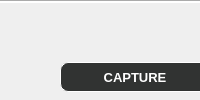
                               <widget class="QFrame" name="frame_47">
                                <property name="frameShape">
                                 <enum>QFrame::NoFrame</enum>
                                </property>
                                <property name="frameShadow">
                                 <enum>QFrame::Raised</enum>
                                </property>
                                <layout class="QVBoxLayout" name="verticalLayout_15">
                                 <property name="spacing">
                                  <number>0</number>
                                 </property>
                                 <property name="leftMargin">
                                  <number>0</number>
                                 </property>
                                 <property name="topMargin">
                                  <number>0</number>
                                 </property>
                                 <property name="rightMargin">
                                  <number>0</number>
                                 </property>
                                 <property name="bottomMargin">
                                  <number>0</number>
                                 </property>
                                 <item>
                                  <widget class="Line" name="line_2">
                                   <property name="styleSheet">
                                    <string notr="true">background-color: rgb(255, 255, 255);</string>
                                   </property>
                                   <property name="orientation">
                                    <enum>Qt::Horizontal</enum>
                                   </property>
                                  </widget>
                                 </item>
                                 <item>
                                  <widget class="QFrame" name="frame_50">
                                   <property name="frameShape">
                                    <enum>QFrame::NoFrame</enum>
                                   </property>
                                   <property name="frameShadow">
                                    <enum>QFrame::Raised</enum>
                                   </property>
                                   <layout class="QHBoxLayout" name="horizontalLayout_30">
                                    <item>
                                     <widget class="QPushButton" name="pushButton_red_capture">
                                      <property name="minimumSize">
                                       <size>
                                        <width>23</width>
                                        <height>23</height>
                                       </size>
                                      </property>
                                      <property name="maximumSize">
                                       <size>
                                        <width>23</width>
                                        <height>23</height>
                                       </size>
                                      </property>
                                      <property name="styleSheet">
                                       <string notr="true">QPushButton{
	border:none;

	background-image: url(:/floresansPrefix/redUnPressed.png);
}</string>
                                      </property>
                                      <property name="text">
                                       <string/>
                                      </property>
                                     </widget>
                                    </item>
                                    <item>
                                     <widget class="QPushButton" name="pushButton_green_capture">
                                      <property name="minimumSize">
                                       <size>
                                        <width>23</width>
                                        <height>23</height>
                                       </size>
                                      </property>
                                      <property name="maximumSize">
                                       <size>
                                        <width>23</width>
                                        <height>23</height>
                                       </size>
                                      </property>
                                      <property name="styleSheet">
                                       <string notr="true">QPushButton{
	background-image: url(:/floresansPrefix/greenUnPressed.png);
	border:none;
}</string>
                                      </property>
                                      <property name="text">
                                       <string/>
                                      </property>
                                     </widget>
                                    </item>
                                    <item>
                                     <widget class="QPushButton" name="pushButton_blue_capture">
                                      <property name="minimumSize">
                                       <size>
                                        <width>23</width>
                                        <height>23</height>
                                       </size>
                                      </property>
                                      <property name="maximumSize">
                                       <size>
                                        <width>23</width>
                                        <height>23</height>
                                       </size>
                                      </property>
                                      <property name="styleSheet">
                                       <string notr="true">QPushButton{
	
	background-image: url(:/floresansPrefix/blueUnPressed.png);
	border:none;
}</string>
                                      </property>
                                      <property name="text">
                                       <string/>
                                      </property>
                                     </widget>
                                    </item>
                                    <item>
                                     <widget class="QPushButton" name="pushButton_uv_capture">
                                      <property name="minimumSize">
                                       <size>
                                        <width>23</width>
                                        <height>24</height>
                                       </size>
                                      </property>
                                      <property name="maximumSize">
                                       <size>
                                        <width>23</width>
                                        <height>24</height>
                                       </size>
                                      </property>
                                      <property name="styleSheet">
                                       <string notr="true">QPushButton{
	
	background-image: url(:/floresansPrefix/uv_button_unpressed.png);
	border:none;
}</string>
                                      </property>
                                      <property name="text">
                                       <string/>
                                      </property>
                                     </widget>
                                    </item>
                                    <item>
                                     <widget class="QPushButton" name="pushButton_white_capture">
                                      <property name="minimumSize">
                                       <size>
                                        <width>25</width>
                                        <height>25</height>
                                       </size>
                                      </property>
                                      <property name="maximumSize">
                                       <size>
                                        <width>25</width>
                                        <height>25</height>
                                       </size>
                                      </property>
                                      <property name="styleSheet">
                                       <string notr="true">QPushButton{
background-image: url(:/floresansPrefix/whiteUnpressed.png);
border:none;
}</string>
                                      </property>
                                      <property name="text">
                                       <string/>
                                      </property>
                                     </widget>
                                    </item>
                                   </layout>
                                  </widget>
                                 </item>
                                 <item>
                                  <widget class="QFrame" name="frame_51">
                                   <property name="frameShape">
                                    <enum>QFrame::NoFrame</enum>
                                   </property>
                                   <property name="frameShadow">
                                    <enum>QFrame::Raised</enum>
                                   </property>
                                   <widget class="QPushButton" name="pushButton_17">
                                    <property name="geometry">
                                     <rect>
                                      <x>60</x>
                                      <y>10</y>
                                      <width>150</width>
                                      <height>30</height>
                                     </rect>
                                    </property>
                                    <property name="minimumSize">
                                     <size>
                                      <width>150</width>
                                      <height>30</height>
                                     </size>
                                    </property>
                                    <property name="maximumSize">
                                     <size>
                                      <width>30</width>
                                      <height>16777215</height>
                                     </size>
                                    </property>
                                    <property name="font">
                                     <font>
                                      <family>Segoe UI</family>
                                      <pointsize>10</pointsize>
                                      <weight>75</weight>
                                      <bold>true</bold>
                                     </font>
                                    </property>
                                    <property name="styleSheet">
                                     <string notr="true">QPushButton{
background-color: rgb(49, 51, 50);
border-radius:8px;
border-color: rgb(255,255, 255);
border-width : 1.2px;
border-style:inset;
color:rgb(255, 255, 255);

}
QPushButton::hover{
	background-color: rgba(255, 255, 255, 150);
}</string>
                                    </property>
                                    <property name="text">
                                     <string>CAPTURE</string>
                                    </property>
                                   </widget>
                                  </widget>
                                 </item>
                                </layout>
                               </widget>
